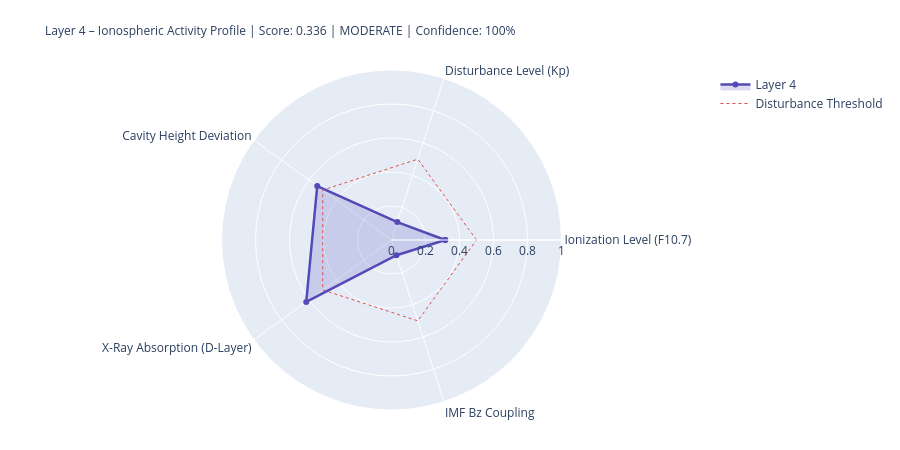

This figure's notebook cell:
### Markdown cell above
---
## 4. State Assessment & Handoff to Layer 5

### Code cell
# ============================================================
# LAYER-4-SCORE
# ============================================================

COMPONENTS = {
    'Ionization Level (F10.7)':    {'score': ioniz,       'source': 'primary' if f107_now else 'from_layer0', 'dynamic': True},
    'Disturbance Level (Kp)':          {'score': disturb,     'source': 'primary' if kp_now   else 'from_layer0', 'dynamic': True},
    'Cavity Height Deviation':    {'score': h_dev,       'source': 'derived',                                'dynamic': True},
    'X-Ray Absorption (D-Layer)':{'score': xray_ioniz,  'source': 'primary' if xray_now else 'missing',     'dynamic': True},
    'IMF Bz Coupling':             {'score': bz_coupling, 'source': 'primary' if bz_now   else 'from_layer0', 'dynamic': True},
}

available    = {k: v['score'] for k, v in COMPONENTS.items() if v['score'] is not None}
unavailable  = [k for k, v in COMPONENTS.items() if v['score'] is None]
layer4_score = round(sum(available.values()) / len(available), 4) if available else None
confidence   = round(len(available) / len(COMPONENTS), 2)
level = ('unknown' if layer4_score is None
         else 'quiet'   if layer4_score < 0.3
         else 'moderate' if layer4_score < 0.6
         else 'active')
dominant_l4 = max(available, key=available.get) if available else 'none'

# Resonance delta for Schumann SR-1
sr1_ref = schumann_freq(1, 80.0)
sr1_now = schumann_freq(1, h_eff)
sr1_delta_mhz = (sr1_now - sr1_ref) * 1000

# Propagation conditions
prop_cond = ('disturbed'   if kp_val > 4
             else 'unsettled' if kp_val > 2
             else 'normal')
if xray_class in ['X', 'M']:
    prop_cond = 'Radio-Blackout moeglich'

W = 68
print('=' * W)
print('LAYER 4 – IONOSPHERE – STATE ASSESSMENT')
print('=' * W)
for name, comp in COMPONENTS.items():
    s = comp['score']
    if s is not None:
        bar = '█' * int(s * 20) + '░' * (20 - int(s * 20))
        print(f'  {name:<36} {bar}  {s:.3f}  [{comp["source"]}]')
    else:
        print(f'  {name:<36} {"─" * 20}  n/a   [missing]')
print('-' * W)
print(f'  Score:          {layer4_score:.3f}  ({len(available)}/{len(COMPONENTS)} components)')
print(f'  Confidence:     {confidence:.0%}')
print(f'  Level:          {level.upper()}')
print(f'  Dominant:       {dominant_l4}')
print(f'  Cavity height:  {h_eff:.1f} km  (Ref: 80.0 km)')
print(f'  SR-1:           {sr1_now:.3f} Hz  (Δ {sr1_delta_mhz:+.1f} mHz vs. ref)')
print(f'  Propagation:    {prop_cond}')
print(f'  X-Ray:          {xray_class}-class  ({xray_now:.2e} W/m²)' if xray_now else '  X-Ray:          n/a')
print('=' * W)

# Radar
cats   = list(available.keys())
vals_r = list(available.values())
if len(cats) >= 3:
    fig = go.Figure()
    fig.add_trace(go.Scatterpolar(
        r=vals_r + [vals_r[0]], theta=cats + [cats[0]],
        fill='toself', fillcolor='rgba(83,74,183,0.20)',
        line=dict(color='#534AB7', width=2.5), name='Layer 4'
    ))
    fig.add_trace(go.Scatterpolar(
        r=[0.5] * (len(cats)+1), theta=cats + [cats[0]],
        line=dict(color='#E24B4A', dash='dot', width=1),
        mode='lines', name='Disturbance Threshold'
    ))
    fig.update_layout(
        title=dict(
            text=f'Layer 4 – Ionospheric Activity Profile | Score: {layer4_score:.3f} | {level.upper()} | Confidence: {confidence:.0%}',
            font=dict(size=12)
        ),
        polar=dict(radialaxis=dict(visible=True, range=[0, 1])),
        height=450, showlegend=True,
        margin=dict(l=80, r=80, t=70, b=40)
    )
    fig.show()

### Figure 1 — Plotly figure (JSON) as saved in the notebook; plotly's stock layout.template omitted (floating-point values rounded to 4 significant figures)
{"data": [{"fill": "toself", "fillcolor": "rgba(83,74,183,0.20)", "line": {"color": "#534AB7", "width": 2.5}, "name": "Layer 4", "r": [0.316, 0.111, 0.54, 0.62, 0.094, 0.316], "theta": ["Ionization Level (F10.7)", "Disturbance Level (Kp)", "Cavity Height Deviation", "X-Ray Absorption (D-Layer)", "IMF Bz Coupling", "Ionization Level (F10.7)"], "type": "scatterpolar"}, {"line": {"color": "#E24B4A", "dash": "dot", "width": 1}, "mode": "lines", "name": "Disturbance Threshold", "r": [0.5, 0.5, 0.5, 0.5, 0.5, 0.5], "theta": ["Ionization Level (F10.7)", "Disturbance Level (Kp)", "Cavity Height Deviation", "X-Ray Absorption (D-Layer)", "IMF Bz Coupling", "Ionization Level (F10.7)"], "type": "scatterpolar"}], "layout": {"height": 450, "margin": {"b": 40, "l": 80, "r": 80, "t": 70}, "polar": {"radialaxis": {"range": [0, 1], "visible": true}}, "showlegend": true, "title": {"font": {"size": 12}, "text": "Layer 4 – Ionospheric Activity Profile | Score: 0.336 | MODERATE | Confidence: 100%"}}}
